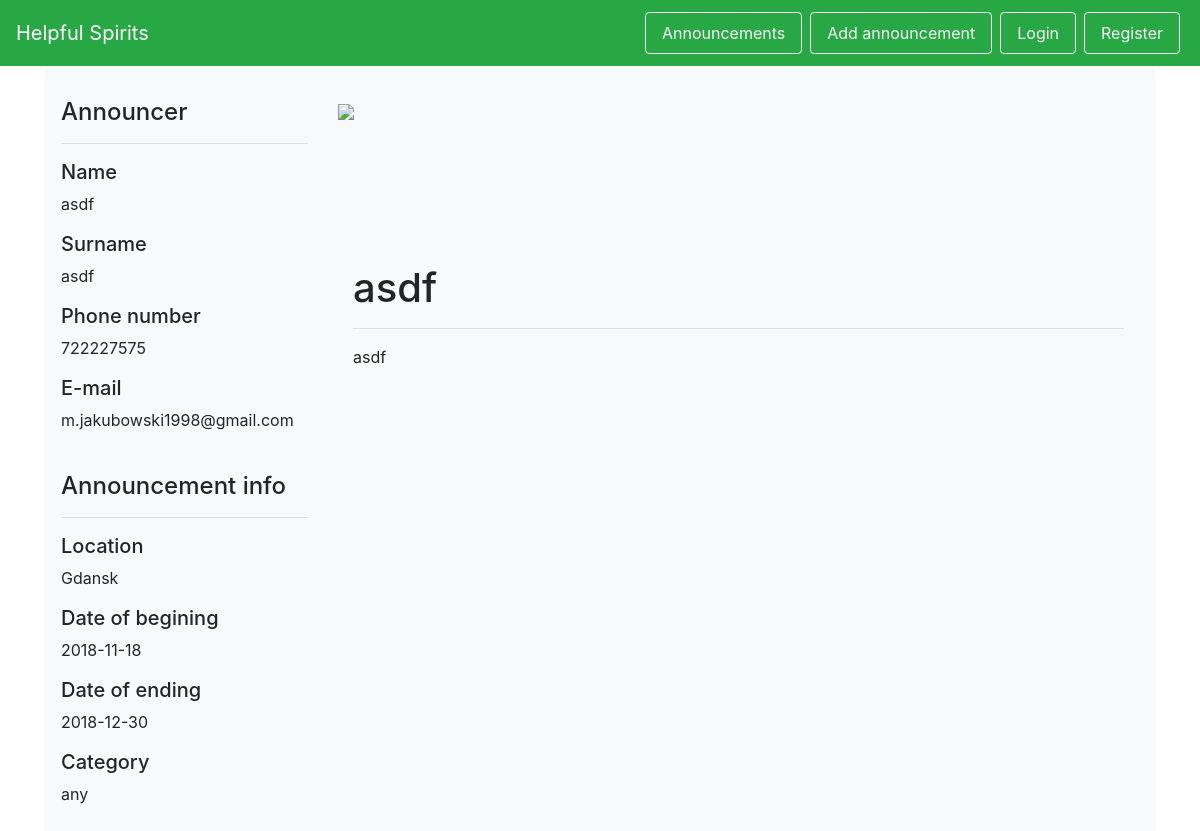
The app's page /posters/1, older data.
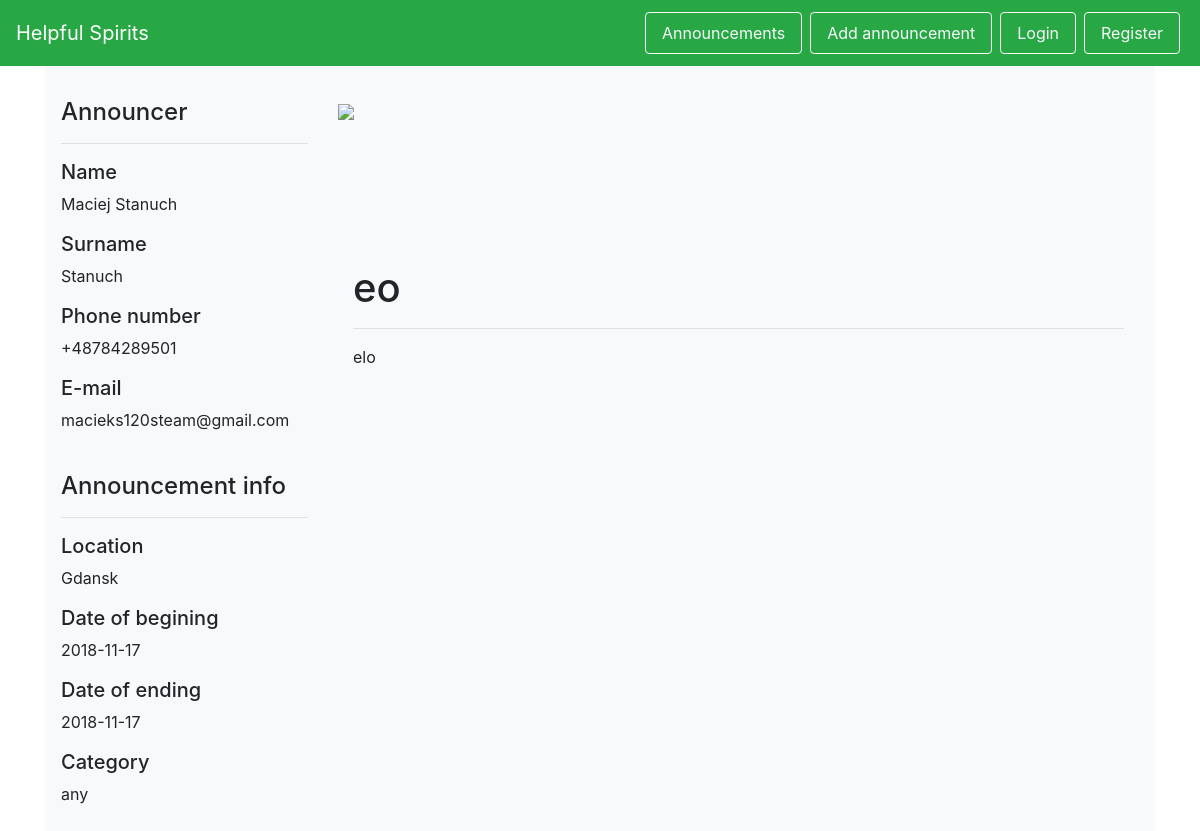
The same page, newer data.
### helpful_spirits/models.py (models this page shows, shortened)
class User(db.Model, UserMixin):
    id = db.Column(db.Integer, primary_key=True)
    firstname = db.Column(db.String(50), nullable=False)
    surname = db.Column(db.String(50), nullable=False)
    birthday = db.Column(db.Date, nullable=False)
    phone = db.Column(db.String, nullable=False)
    password_hash = db.Column(db.String, nullable=False)
    email = db.Column(db.String)
    @staticmethod
    def get_by_id(id):
        return User.query.filter_by(id=id).first()

class Poster(db.Model):
    id = db.Column(db.Integer, primary_key=True)
    add_date = db.Column(db.Date, nullable=False)
    start_date = db.Column(db.Date, nullable=False)
    end_date = db.Column(db.Date)
    is_active = db.Column(db.Boolean, nullable=False)
    title = db.Column(db.String(100), nullable=False)
    description = db.Column(db.String(1000), nullable=False)
    location_id = db.Column(db.Integer, db.ForeignKey('location.id'), nullable=False)
    victim_id = db.Column(db.Integer, db.ForeignKey('victim.id'), nullable=False)
    category_id = db.Column(db.Integer, db.ForeignKey('category.id'), nullable=False)
    @staticmethod
    def get_by_id(id):
        return Poster.query.filter_by(id=id).first()

### helpful_spirits/views.py (the view)
@app.route('/posters/<id>')
def poster(id):
    form = AddPoster()
    poster = Poster.get_by_id(id)
    if poster is None:
        return redirect(url_for('posters'))
    victim = Victim.find_user_by_id(poster.victim_id)
    return render_template('poster.html', poster=poster, form=form, victim=victim)

### helpful_spirits/models.py (called while the page is built)
    @staticmethod
    def find_user_by_id(id):
        return User.get_by_id(id)

### helpful_spirits/templates/poster.html (shortened to what this page needs)
{% extends 'base.html' %}
{% from "includes/_forms.html" import render_field %}
{% block body %}
<div id="wrapper-div" class="py-3" style="background-color: #f8f9fa;">
    <div class="row py-3 px-3">
        <div class="col-md-3 col-xs-12">
            <h4>Announcer</h4>
            <hr/>
            <h5>Name</h5>
            <p>{{ victim.firstname }}</p>
            <h5>Surname</h5>
            <p>{{ victim.surname }}</p>
            <h5>Phone number</h5>
            <p>{{ victim.phone }}</p>
            <h5>E-mail</h5>
            <p>{{ victim.email }}</p>
            <br/>
            <h4>Announcement info</h4>
            <hr/>
            <h5>Location</h5>
            <p>{{ poster.location.city.name }}</p>
            <h5>Date of begining</h5>
            <p>{{ poster.add_date }}</p>
            <h5>Date of ending</h5>
            <p>{{ poster.end_date }}</p>
            <h5>Category</h5>
            <p>{{ poster.category.name }}</p>
        </div>
        <div class="col-md-9 col-xs-12">
            <div class="img-wrapper" style="min-height:150px;"><img src ="https://i.imgur.com/asZD3Y4.jpg" style="min-height:100%; width:100%;"></img></div>
            <div class="container py-3" >
                <h1>{{ poster.title }}</h1>
                <hr/>
                <p>{{ poster.description }}</p>
            </div>
        </div>
    </div>
</div>
{% endblock %}

Row changes from the older to the newer data that the page shows:
changed User: firstname "asdf" → "Maciej Stanuch"; surname "asdf" → "Stanuch"; phone "722227575" → "+48784289501"; email "m.jakubowski1998@gmail.com" → "macieks120steam@gmail.com"
changed Poster: add_date "2018-11-18" → "2018-11-17"; end_date "2018-12-30" → "2018-11-17"; title "asdf" → "eo"; description "asdf" → "elo"
